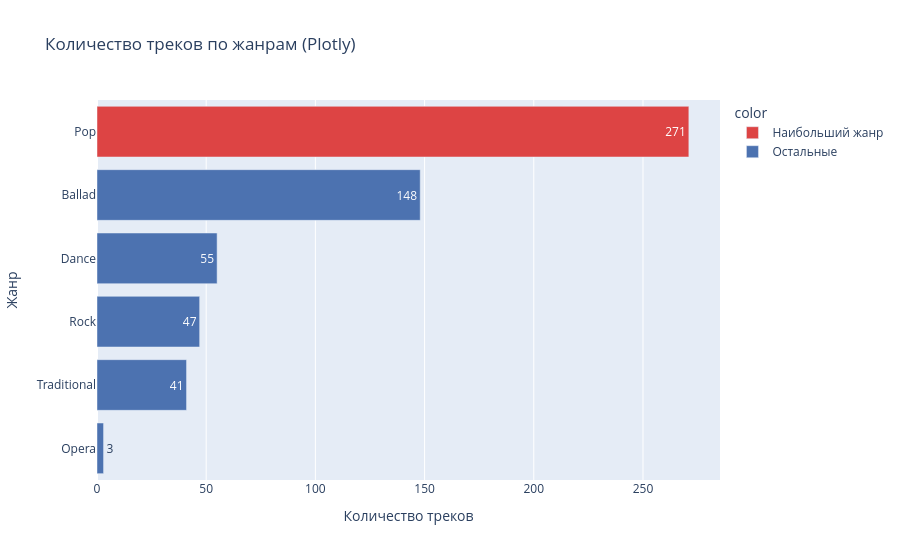

Notebook cell for this chart:
### Code cell
# Plotly
style_counts_df = df.groupby('style').size().reset_index(name='count').sort_values('count', ascending=False)
max_style = style_counts_df.loc[style_counts_df['count'].idxmax(), 'style']
style_counts_df['color'] = style_counts_df['style'].apply(lambda x: 'Наибольший жанр' if x == max_style else 'Остальные')

fig = px.bar(
    style_counts_df, y='style', x='count',
    orientation='h',
    color='color',
    color_discrete_map={'Наибольший жанр': '#DD4444', 'Остальные': '#4C72B0'},
    title='Количество треков по жанрам (Plotly)',
    labels={'count': 'Количество треков', 'style': 'Жанр'},
    text='count'
)
fig.update_layout(yaxis={'categoryorder': 'total ascending'}, showlegend=True)
fig.show()

### Figure 1 — Plotly figure (JSON) as saved in the notebook; plotly's stock layout.template omitted (floating-point values rounded to 4 significant figures)
{"data": [{"hovertemplate": "color=Наибольший жанр<br>Количество треков=%{text}<br>Жанр=%{y}<extra></extra>", "legendgroup": "Наибольший жанр", "marker": {"color": "#DD4444", "pattern": {"shape": ""}}, "name": "Наибольший жанр", "orientation": "h", "showlegend": true, "text": [271.0], "textposition": "auto", "type": "bar", "x": [271], "xaxis": "x", "y": ["Pop"], "yaxis": "y"}, {"hovertemplate": "color=Остальные<br>Количество треков=%{text}<br>Жанр=%{y}<extra></extra>", "legendgroup": "Остальные", "marker": {"color": "#4C72B0", "pattern": {"shape": ""}}, "name": "Остальные", "orientation": "h", "showlegend": true, "text": [148.0, 55.0, 47.0, 41.0, 3.0], "textposition": "auto", "type": "bar", "x": [148, 55, 47, 41, 3], "xaxis": "x", "y": ["Ballad", "Dance", "Rock", "Traditional", "Opera"], "yaxis": "y"}], "layout": {"barmode": "relative", "legend": {"title": {"text": "color"}, "tracegroupgap": 0}, "showlegend": true, "title": {"text": "Количество треков по жанрам (Plotly)"}, "xaxis": {"anchor": "y", "domain": [0, 1], "title": {"text": "Количество треков"}}, "yaxis": {"anchor": "x", "categoryorder": "total ascending", "domain": [0, 1], "title": {"text": "Жанр"}}}}
